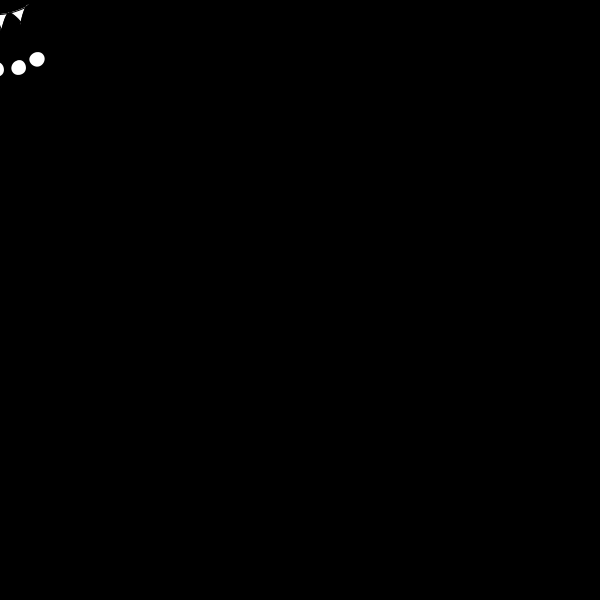
Frame 1 (no input)
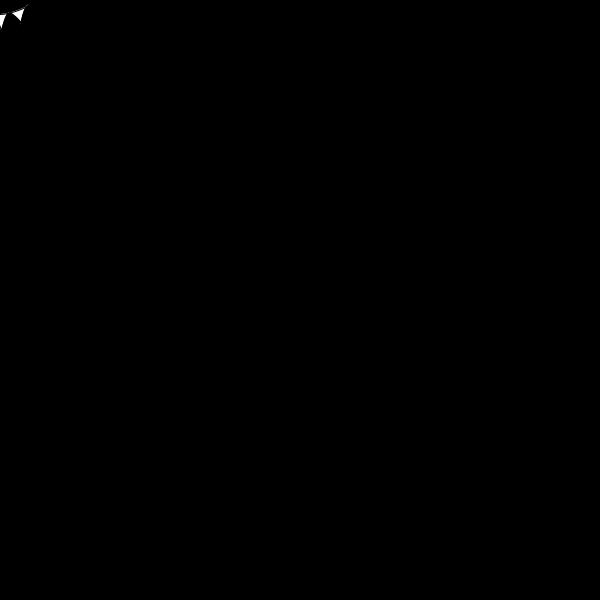
Frame 60 (the mouse pressed at the canvas centre just before this capture)
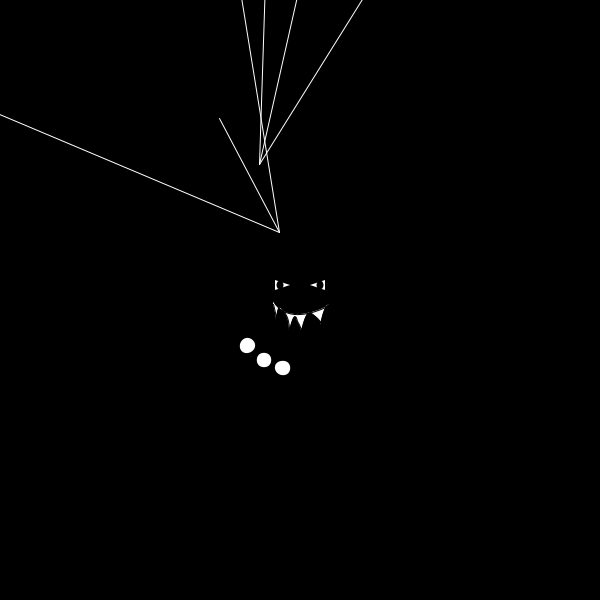
Frame 120 (the mouse held since frame 60 and released just before this capture)

The Processing sketch that drew these frames (run headless with seeded random() and noise(); from frame 60 on, the mouse is pressed at the canvas centre):

// Processing sketch: processing_10395
// ── processing_10395.pde

void setup(){
  size(600,600);
  smooth();
  frameRate(60);
}

void draw(){
  
  background(0);
  translate(mouseX,mouseY);
   

    pushMatrix();
    pushStyle();
      strokeWeight(5);
      stroke(255);
      rotate( frameCount*1.01 );    
    
      ellipse( 70,0, 10, 10 );   
      ellipse( 67,20, 10, 10 );
      ellipse( 57,40, 10, 10 );
             pushMatrix();
             pushStyle();
             strokeWeight(1);
              if (mousePressed ==true){
                rotate( frameCount*1.01 );      
                line(50,50,random(width),random(height));
                line(50,50,random(width),random(height));
                line(50,50,random(width),random(height));
                line(100,100,random(width),random(height));
                line(100,100,random(width),random(height));
                line(100,100,random(width),random(height));
              }
             popStyle();
             popMatrix();
        
    popStyle();
    popMatrix();
    
        pushMatrix();
        pushStyle();
          noStroke();
          fill(255);
          triangle(-25, -20, -25, -10, -10, -15); 
          triangle(25, -20, 25, -10, 10, -15);
         
          fill(0); 
          ellipse(-20,-15,7,9);
          ellipse(20,-15,7,9);
   

        popStyle();
        popMatrix();

   Mund(15,5);
}


void Mund (int x, int y){
  translate(x,y); 
  fill(255);
  beginShape();
            vertex( -42.0 , -1.0 );
            bezierVertex( -42.0 , -1.0 , -39.0 , 10.0 , -39.0 , 15.0 );
            bezierVertex( -39.0 , 15.0 , -38.0 , -7.0 , -32.0 , 6.0 );
            bezierVertex( -32.0 , 6.0 , -26.0 , 10.0 , -26.0 , 26.0 );
            bezierVertex( -26.0 , 26.0 , -21.0 , 1.0 , -18.0 , 16.0 );
            bezierVertex( -18.0 , 16.0 , -14.0 , 22.0 , -14.0 , 26.0 );
            bezierVertex( -14.0 , 26.0 , -9.0 , 2.0 , -4.0 , 8.0 );
            bezierVertex( -4.0 , 8.0 , 9.0 , 17.0 , 5.0 , 20.0 );
            bezierVertex( 5.0 , 20.0 , 9.0 , -3.0 , 14.0 , 0.0 );
            bezierVertex( 14.0 , 0.0 , -26.0 , 23.0 , -42.0 , -4.0 );
          endShape();
          
}
